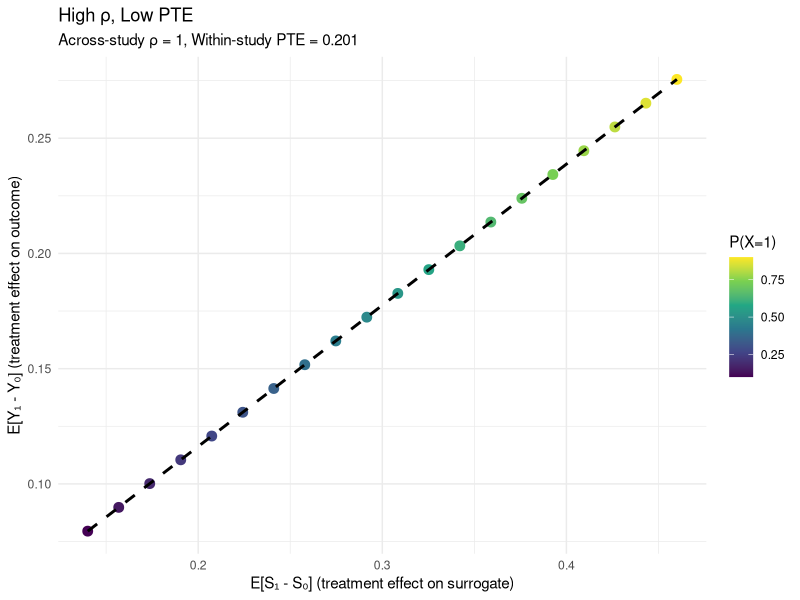
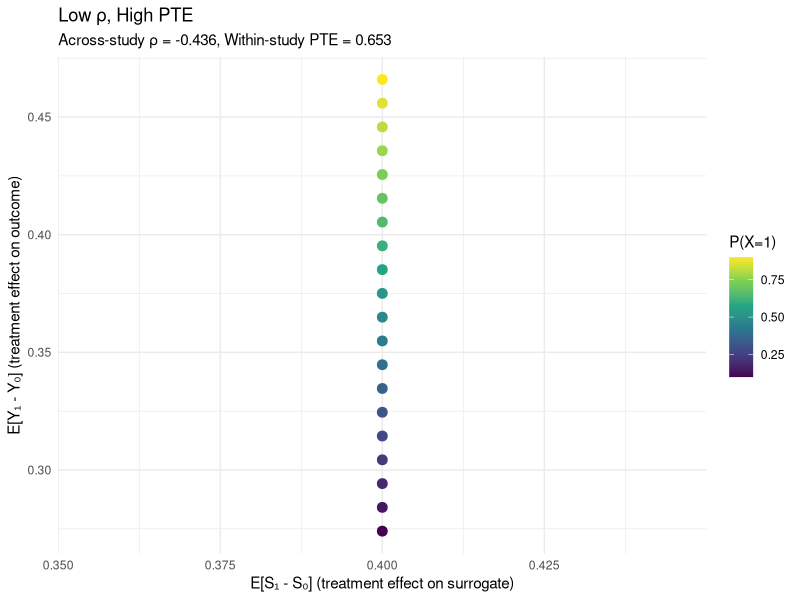
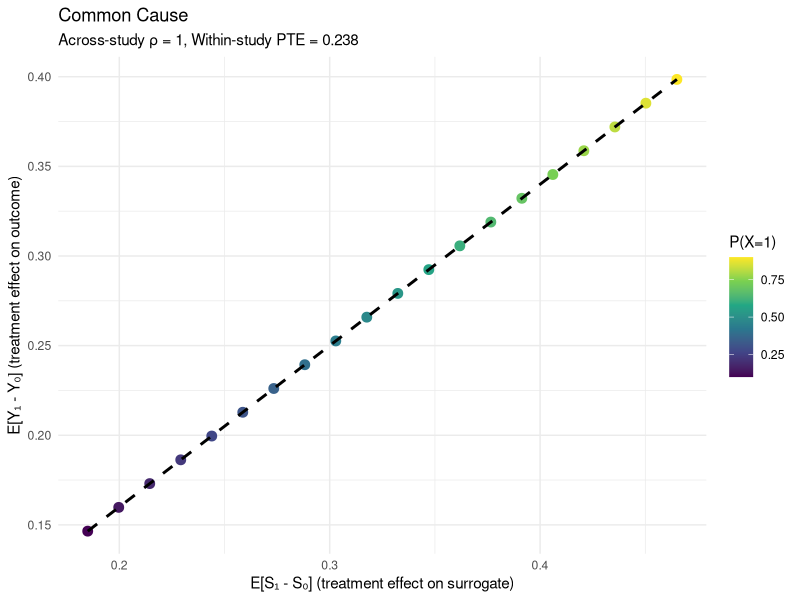

Reproduce these figures in R, in order.
# Divergence Scenarios: When Do Methods Disagree?
# =================================================================

library(tidyverse)

# Goal: Create DGPs where across-study cor(θ_Y, θ_S) and within-study PTE disagree

# Key insight:
# - PTE measures: does S mediate the effect WITHIN a study?
# - Across-study cor: does knowing θ_S predict θ_Y ACROSS studies?
# - These can diverge!

# ============================================================================
# SCENARIO A: HIGH ACROSS-STUDY ρ, LOW WITHIN-STUDY PTE
# ============================================================================
#
# Mechanism: Both θ_S and θ_Y vary with X, but through INDEPENDENT pathways
#
# - Treatment effect on S depends on X (effect modification)
# - Treatment effect on Y depends on X (different effect modification)
# - But S doesn't cause Y (or causes Y weakly)
# - So: across studies, both effects vary with P(X) → high correlation
#       within study, S doesn't mediate → low PTE

dgp_high_rho_low_pte <- function() {
  list(
    name = "High ρ, Low PTE",
    description = "Both effects vary with X independently (no mediation)",

    # S(a) model: strong effect modification
    # P(S(a) = 1 | X) = 0.2 + 0.1·a + 0.05·X + 0.4·a·X
    # So: treatment effect = 0.1 + 0.4·X (much larger for X=1)
    alpha_s = 0.2,
    beta_s = 0.1,   # weak main effect
    gamma_s = 0.05,
    delta_s = 0.4,  # STRONG interaction

    # Y(a) model: effect modification through X, but S has NO effect
    # P(Y = 1 | S, X, a) = 0.2 + 0.05·a + 0.1·X + 0.3·a·X + 0.05·S
    # So: treatment effect = 0.05 + 0.3·X (much larger for X=1)
    # But S barely affects Y (coefficient 0.05)
    alpha_y = 0.2,
    beta_y = 0.05,   # weak main effect
    gamma_y = 0.1,
    theta_y = 0.05,  # WEAK S effect (KEY: no mediation)
    lambda_y = 0.3,  # strong a×X interaction (independent of S)
    kappa_y = 0.0    # no S×X interaction
  )
}

# ============================================================================
# SCENARIO B: LOW ACROSS-STUDY ρ, HIGH WITHIN-STUDY PTE
# ============================================================================
#
# Mechanism: θ_S constant, θ_Y varies, but S mediates strongly
#
# - Treatment effect on S is constant (no effect modification)
# - Treatment effect on Y varies with X through a different mechanism
# - But S strongly causes Y (high mediation)
# - So: across studies, θ_S constant → no correlation with varying θ_Y
#       within study, S mediates strongly → high PTE

dgp_low_rho_high_pte <- function() {
  list(
    name = "Low ρ, High PTE",
    description = "S effect constant, Y effect varies, but S mediates",

    # S(a) model: NO effect modification
    # P(S(a) = 1 | X) = 0.3 + 0.4·a + 0.1·X
    # So: treatment effect = 0.4 (constant across X)
    alpha_s = 0.3,
    beta_s = 0.4,   # strong main effect
    gamma_s = 0.1,
    delta_s = 0.0,  # NO interaction (KEY: constant treatment effect)

    # Y(a) model: S has strong effect, plus independent X-related variation
    # P(Y = 1 | S, X, a) = 0.1 + 0.05·a + 0.3·X + 0.5·S + 0.3·a·X
    # So: S matters a lot (0.5), plus treatment effect varies with X (0.05 + 0.3·X)
    alpha_y = 0.1,
    beta_y = 0.05,
    gamma_y = 0.3,   # X matters
    theta_y = 0.5,   # STRONG S effect (KEY: high mediation)
    lambda_y = 0.3,  # a×X interaction (varies treatment effect independently)
    kappa_y = 0.0
  )
}

# ============================================================================
# SCENARIO C: COMMON CAUSE (HIGH ρ BUT LOW PTE)
# ============================================================================
#
# Mechanism: X is common cause of both S(a) and Y(a) responses
#
# - Both θ_S and θ_Y depend on X
# - But S doesn't cause Y (or weakly)
# - X is like "severity" - more severe patients have larger responses to treatment
# - So: across studies with different severity distributions, effects co-vary
#       but within study, S doesn't mediate (it's just a marker of X)

dgp_common_cause <- function() {
  list(
    name = "Common Cause",
    description = "X drives both S and Y responses (S is marker, not mediator)",

    # S(a) model: response to treatment depends on X
    alpha_s = 0.2,
    beta_s = 0.15,
    gamma_s = 0.1,
    delta_s = 0.35,  # strong effect modification

    # Y(a) model: response to treatment depends on X, S is weak
    alpha_y = 0.2,
    beta_y = 0.1,
    gamma_y = 0.15,
    theta_y = 0.1,   # WEAK S effect
    lambda_y = 0.35, # strong effect modification (same pattern as S)
    kappa_y = 0.0
  )
}

# ============================================================================
# Computation functions (same as before but with kappa_y parameter)
# ============================================================================

compute_treatment_effects <- function(params, p_x) {
  # E[S(a)]
  p_s0_x0 <- params$alpha_s + params$gamma_s * 0
  p_s1_x0 <- params$alpha_s + params$beta_s + params$gamma_s * 0 + params$delta_s * 0
  p_s0_x1 <- params$alpha_s + params$gamma_s * 1
  p_s1_x1 <- params$alpha_s + params$beta_s + params$gamma_s * 1 + params$delta_s * 1

  E_S0 <- (1 - p_x) * p_s0_x0 + p_x * p_s0_x1
  E_S1 <- (1 - p_x) * p_s1_x0 + p_x * p_s1_x1

  # E[Y(a)] - need to integrate over S and X
  # P(Y = 1 | S, X, a) now includes S×X term if present

  # E[Y(0) | X = 0]
  E_Y0_X0 <- p_s0_x0 * (params$alpha_y + params$theta_y + params$gamma_y * 0 +
                        ifelse(is.null(params$kappa_y), 0, params$kappa_y * 0)) +
             (1 - p_s0_x0) * (params$alpha_y + params$gamma_y * 0)

  # E[Y(1) | X = 0]
  E_Y1_X0 <- p_s1_x0 * (params$alpha_y + params$beta_y + params$theta_y +
                        params$gamma_y * 0 + params$lambda_y * 0 +
                        ifelse(is.null(params$kappa_y), 0, params$kappa_y * 0)) +
             (1 - p_s1_x0) * (params$alpha_y + params$beta_y + params$gamma_y * 0)

  # E[Y(0) | X = 1]
  E_Y0_X1 <- p_s0_x1 * (params$alpha_y + params$theta_y + params$gamma_y * 1 +
                        ifelse(is.null(params$kappa_y), 0, params$kappa_y * 1)) +
             (1 - p_s0_x1) * (params$alpha_y + params$gamma_y * 1)

  # E[Y(1) | X = 1]
  E_Y1_X1 <- p_s1_x1 * (params$alpha_y + params$beta_y + params$theta_y +
                        params$gamma_y * 1 + params$lambda_y * 1 +
                        ifelse(is.null(params$kappa_y), 0, params$kappa_y * 1)) +
             (1 - p_s1_x1) * (params$alpha_y + params$beta_y + params$gamma_y * 1)

  E_Y0 <- (1 - p_x) * E_Y0_X0 + p_x * E_Y0_X1
  E_Y1 <- (1 - p_x) * E_Y1_X0 + p_x * E_Y1_X1

  list(
    theta_S = E_S1 - E_S0,
    theta_Y = E_Y1 - E_Y0,
    E_S0 = E_S0, E_S1 = E_S1,
    E_Y0 = E_Y0, E_Y1 = E_Y1
  )
}

compute_pte_single_study <- function(params, p_x) {
  grid <- expand_grid(X = 0:1, A = 0:1, S = 0:1, Y = 0:1)

  grid$prob <- with(grid, {
    p_X = ifelse(X == 1, p_x, 1 - p_x)
    p_A = 0.5

    p_S_given_AX = params$alpha_s + params$beta_s * A + params$gamma_s * X + params$delta_s * A * X
    p_S_given_AX = pmax(0, pmin(1, p_S_given_AX))
    p_S = ifelse(S == 1, p_S_given_AX, 1 - p_S_given_AX)

    p_Y_given_SAX = params$alpha_y + params$beta_y * A + params$gamma_y * X +
                    params$theta_y * S + params$lambda_y * A * X +
                    ifelse(is.null(params$kappa_y), 0, params$kappa_y * S * X)
    p_Y_given_SAX = pmax(0, pmin(1, p_Y_given_SAX))
    p_Y = ifelse(Y == 1, p_Y_given_SAX, 1 - p_Y_given_SAX)

    p_X * p_A * p_S * p_Y
  })

  grid$prob <- grid$prob / sum(grid$prob)

  # Total effect
  E_Y_A1 <- sum(grid$Y[grid$A == 1] * grid$prob[grid$A == 1]) / sum(grid$prob[grid$A == 1])
  E_Y_A0 <- sum(grid$Y[grid$A == 0] * grid$prob[grid$A == 0]) / sum(grid$prob[grid$A == 0])
  beta_total <- E_Y_A1 - E_Y_A0

  # Adjusted effect (conditional on S)
  effects_by_s <- map_dbl(0:1, function(s) {
    dat_s <- grid[grid$S == s, ]
    if (sum(dat_s$prob) == 0) return(0)

    E_Y_A1_S <- sum(dat_s$Y[dat_s$A == 1] * dat_s$prob[dat_s$A == 1]) /
                 sum(dat_s$prob[dat_s$A == 1])
    E_Y_A0_S <- sum(dat_s$Y[dat_s$A == 0] * dat_s$prob[dat_s$A == 0]) /
                 sum(dat_s$prob[dat_s$A == 0])

    p_S <- sum(dat_s$prob)
    p_S * (E_Y_A1_S - E_Y_A0_S)
  })

  beta_adjusted <- sum(effects_by_s)

  PTE <- if (abs(beta_total) > 1e-10) (beta_total - beta_adjusted) / beta_total else NA

  list(PTE = PTE, beta_total = beta_total, beta_adjusted = beta_adjusted)
}

# ============================================================================
# Analysis
# ============================================================================

analyze_scenario <- function(dgp_func) {
  params <- dgp_func()

  cat("\n" , rep("=", 70), "\n", sep = "")
  cat(params$name, "\n")
  cat(rep("=", 70), "\n", sep = "")
  cat(params$description, "\n\n")

  # Generate study sequence
  p_x_values <- seq(0.1, 0.9, length.out = 20)
  studies <- map_dfr(p_x_values, function(px) {
    effects <- compute_treatment_effects(params, px)
    tibble(
      p_x = px,
      theta_S = effects$theta_S,
      theta_Y = effects$theta_Y
    )
  })

  # Across-study correlation
  rho <- cor(studies$theta_Y, studies$theta_S)

  # Within-study PTE (at p_x = 0.5)
  pte <- compute_pte_single_study(params, p_x = 0.5)

  cat("Across-study correlation cor(θ_Y, θ_S):", round(rho, 3), "\n")
  cat("Within-study PTE (p_x = 0.5):         ", round(pte$PTE, 3), "\n\n")

  # Interpretation
  cat("INTERPRETATION:\n")
  if (rho > 0.7 && pte$PTE < 0.5) {
    cat("🚨 DIVERGENCE: High across-study ρ but low within-study PTE\n")
    cat("   → S predicts Y across studies (useful for external validity)\n")
    cat("   → But S doesn't mediate within study (poor mechanistic surrogate)\n")
  } else if (rho < 0.3 && pte$PTE > 0.7) {
    cat("🚨 DIVERGENCE: Low across-study ρ but high within-study PTE\n")
    cat("   → S mediates strongly within study (good mechanistic surrogate)\n")
    cat("   → But S doesn't predict Y across studies (poor external validity)\n")
  } else {
    cat("✓ Agreement: Both metrics aligned\n")
  }

  # Plot
  p <- ggplot(studies, aes(x = theta_S, y = theta_Y)) +
    geom_point(aes(color = p_x), size = 3) +
    geom_smooth(method = "lm", se = FALSE, color = "black", linetype = "dashed") +
    labs(
      title = params$name,
      subtitle = paste0("Across-study ρ = ", round(rho, 3),
                       ", Within-study PTE = ", round(pte$PTE, 3)),
      x = "E[S₁ - S₀] (treatment effect on surrogate)",
      y = "E[Y₁ - Y₀] (treatment effect on outcome)",
      color = "P(X=1)"
    ) +
    theme_minimal() +
    scale_color_viridis_c()

  list(
    name = params$name,
    rho = rho,
    pte = pte$PTE,
    studies = studies,
    plot = p
  )
}

# Run scenarios
scenario_A <- analyze_scenario(dgp_high_rho_low_pte)
scenario_B <- analyze_scenario(dgp_low_rho_high_pte)
scenario_C <- analyze_scenario(dgp_common_cause)

# Save plots
dir.create("explorations/figures", showWarnings = FALSE, recursive = TRUE)
ggsave("explorations/figures/divergence_high_rho_low_pte.png", scenario_A$plot, width = 7, height = 6)
ggsave("explorations/figures/divergence_low_rho_high_pte.png", scenario_B$plot, width = 7, height = 6)
ggsave("explorations/figures/divergence_common_cause.png", scenario_C$plot, width = 7, height = 6)

# Summary table
summary <- tibble(
  Scenario = c(scenario_A$name, scenario_B$name, scenario_C$name),
  `Across-study ρ` = round(c(scenario_A$rho, scenario_B$rho, scenario_C$rho), 3),
  `Within-study PTE` = round(c(scenario_A$pte, scenario_B$pte, scenario_C$pte), 3),
  Divergence = c(
    scenario_A$rho > 0.7 & scenario_A$pte < 0.5,
    scenario_B$rho < 0.3 & scenario_B$pte > 0.7,
    scenario_C$rho > 0.7 & scenario_C$pte < 0.5
  )
)

cat("\n", rep("=", 70), "\n", sep = "")
cat("SUMMARY\n")
cat(rep("=", 70), "\n", sep = "")
print(summary)

cat("\n\nKEY INSIGHT:\n")
cat("Traditional methods (PTE, mediation) evaluate WITHIN-study surrogate quality.\n")
cat("Our correlation functional evaluates ACROSS-study predictive value.\n")
cat("These can diverge when:\n")
cat("  1. Common cause: X drives both effects independently\n")
cat("  2. Constant surrogate effect but varying outcome effect\n")
